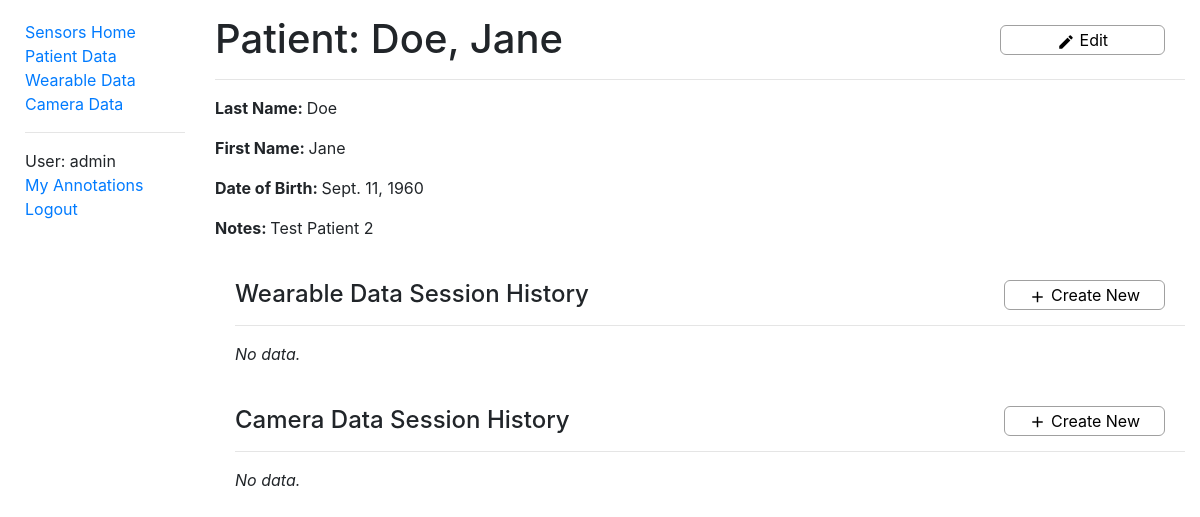
The app's page /sensors/patientdata/2 (signed in), older data.
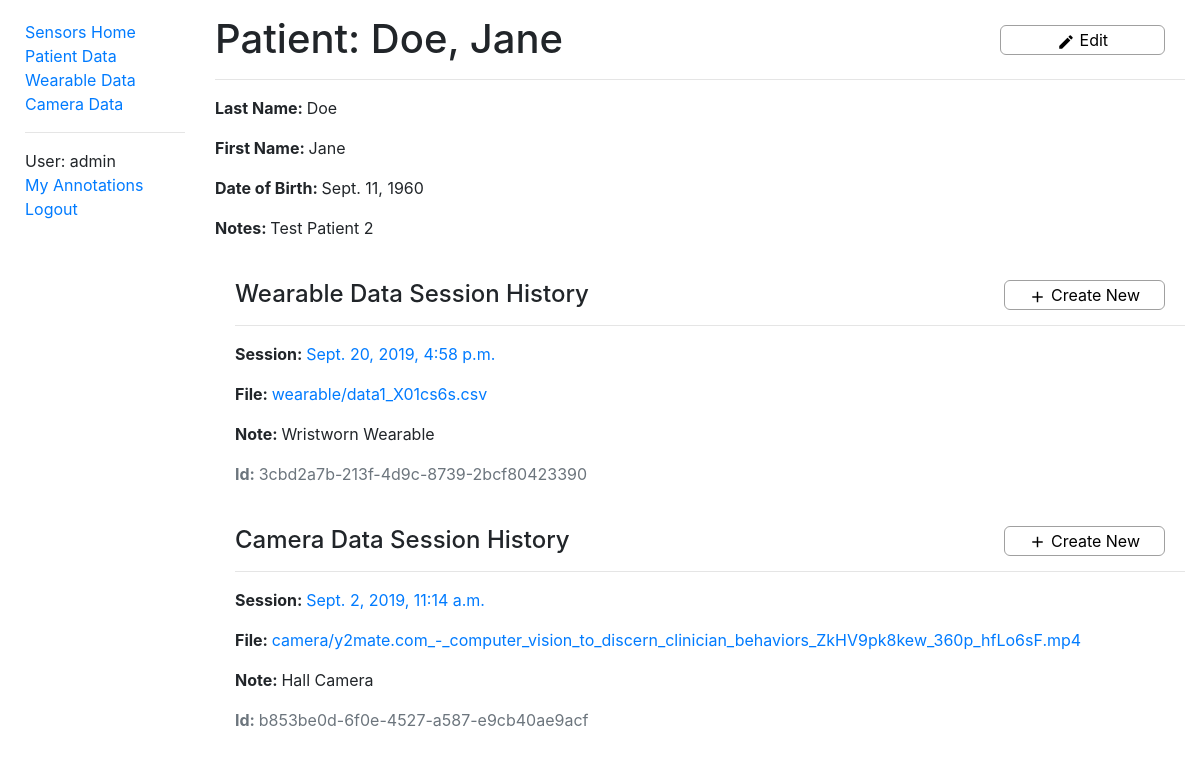
The same page, newer data.
### sensors/models.py (models this page shows, shortened)
class PatientData(models.Model):
    id = models.AutoField(primary_key=True)
    first_name = models.CharField(max_length=50, help_text='Patient first name')
    last_name = models.CharField(max_length=50, help_text='Patient last name')
    date_of_birth = models.DateField()
    notes = models.CharField(max_length=500, help_text='Notes regarding patient')
    class Meta:
        ordering = ['last_name']
        permissions = (("can_alter_patientdata", "Can create or edit patient data entries."),)
    def __str__(self):
        return f'{self.last_name}, {self.first_name}'

class WearableData(models.Model):
    id = models.UUIDField(primary_key=True, default=uuid.uuid4, help_text='Unique ID for this wearable data')
    patient = models.ForeignKey('PatientData', on_delete=models.CASCADE, null=True, related_name='wearables')
    filename = models.FileField(upload_to='wearable/')
    time = models.DateTimeField(help_text='Session date & time')
    note = models.CharField(max_length=500, help_text='Note regarding wearable data')
    class Meta:
        ordering = ['patient', '-time']
        permissions = (("can_alter_wearabledata", "Can create or edit wearable data entries."),)

class CameraData(models.Model):
    id = models.UUIDField(primary_key=True, default=uuid.uuid4, help_text='Unique ID for this wearable data')
    patient = models.ForeignKey('PatientData', on_delete=models.CASCADE, null=True, related_name='cameras')
    filename = models.FileField(upload_to='camera/')
    framerate = models.CharField(
        max_length=7,
        choices=FRAME_RATES,
        default='Film',
        help_text='Video framerate',
    )
    time = models.DateTimeField(help_text='Session date & time')
    note = models.CharField(max_length=500, help_text='Note regarding camera data')
    class Meta:
        ordering = ['patient', '-time']
        permissions = (("can_alter_cameradata", "Can create or edit camera data entries."),)

### sensors/views.py (the view)
# urls.py: re_path(r'^patientdata/(?P<pk>\d+)$', views.PatientDataDetailView.as_view(), name='patientdata-detail'),
class PatientDataDetailView(LoginRequiredMixin, generic.DetailView):
    model = PatientData

### sensors/context_processors.py (called while the page is built)
def extra_context(request):
    return {'media_url': settings.MEDIA_URL}

### sensors/templates/sensors/patientdata_detail.html
{% extends "base.html" %}
{% block content %}
  <div class="titleText">
    <h1>Patient: {{ patientdata }}</h1>
    {% if perms.sensors.can_alter_patientdata %}
      <button id="edit" class="titleButton controlButtonXL" data-toggle="tooltip" data-placement="bottom" data-trigger="hover"
            title="Edit Camera Data"><i class="material-icons buttonIconS">create</i> Edit</button>
    {% endif %}
  </div>
  <hr>
  <p><strong>Last Name: </strong>{{ patientdata.last_name }}</p>
  <p><strong>First Name: </strong>{{ patientdata.first_name }}</p>
  <p><strong>Date of Birth: </strong>{{ patientdata.date_of_birth }}</p>
  <p><strong>Notes: </strong>{{ patientdata.notes }}</p>
  <div style="margin-left:20px;margin-top:40px">
    <div class="titleText">
      <h4>Wearable Data Session History</h4>
      {% if perms.sensors.can_alter_wearabledata %}
        <button type='button' class="createNewSessionButton controlButtonXL"
                onclick='window.location.href="{% url 'create_wearabledata' patientdata.id %}"'>
          <i class="material-icons buttonIconS">add</i> Create New
        </button>
      {% endif %}
    </div>
    {% for wearable in patientdata.wearables.all %}
      <hr>
      <p><strong>Session: </strong><a href="{% url 'wearabledata-detail' wearable.id %}">{{ wearable.time }}</a></p>
      <p><strong>File: </strong><a href="{{ media_url }}{{ wearable.filename }}">{{ wearable.filename }}</a></p>
      <p><strong>Note: </strong>{{wearable.note}}</p>
      <p class='text-muted'><strong>Id: </strong>{{wearable.id}}</p>
    {% empty %}
      <hr>
      <p><em>No data.</em></p>
    {% endfor %}
  </div>
  <div style="margin-left:20px;margin-top:40px">
    <div class="titleText">
      <h4>Camera Data Session History</h4>
      {% if perms.sensors.can_alter_cameradata %}
        <button type='button' class="createNewSessionButton controlButtonXL"
                onclick='window.location.href="{% url 'create_cameradata' patientdata.id %}"'>
          <i class="material-icons buttonIconS">add</i> Create New</button>
      {% endif %}
    </div>
    {% for camera in patientdata.cameras.all %}
      <hr>
      <p><strong>Session: </strong><a href="{% url 'cameradata-detail' camera.id %}">{{ camera.time }}</a></p>
      <p><strong>File: </strong><a href="{{ media_url }}{{ camera.filename }}">{{ camera.filename }}</a></p>
      <p><strong>Note: </strong>{{camera.note}}</p>
      <p class='text-muted'><strong>Id: </strong>{{camera.id}}</p>
    {% empty %}
      <hr>
      <p><em>No data.</em></p>
    {% endfor %}
  </div>
{% endblock %}

### sensors/templates/base.html (shortened to what this page needs)
<!DOCTYPE html>
<html xmlns="http://www.w3.org/1999/xhtml" lang="en-GB" xml:lang="en-GB">
<head>
  <link rel="stylesheet"
        href="https://stackpath.bootstrapcdn.com/bootstrap/4.1.3/css/bootstrap.min.css"
>
  {% load static %}
  <link rel="stylesheet"
        href="{% static 'css/styles.css' %}">
</head>
<body>
<div class="container-fluid">
  <div class="row">
    <div class="col-sm-2">
      {% block sidebar %}
        <ul class="sidebar-nav">
          <li><a href="{% url 'index' %}">Sensors Home</a></li>
          {% if user.is_authenticated %}
            <li><a href="{% url 'patientdata' %}">Patient Data</a></li>
            <li><a href="{% url 'wearabledata' %}">Wearable Data</a></li>
            <li><a href="{% url 'cameradata' %}">Camera Data</a></li>
            <hr>
            <li>User: {{ user.get_username }}</li>
            <li><a href="{% url 'my-annotations' %}">My Annotations</a></li>
            <li><a href="{% url 'logout'%}?next={{request.path}}">Logout</a></li>
          {% else %}
            <li><a href="{% url 'login'%}?next={{request.path}}">Login</a></li>
          {% endif %}
        </ul>
      {% endblock %}
    </div>
    <div class="col-sm-10" style=margin-top:15px;padding:10">
      {% block content %}{% endblock %}
    </div>
  </div>
</div>
</body>
</html>

### sensors/static/css/styles.css (style rules this page uses)
.sidebar-nav { margin-top: 20px; margin-left: 10px; padding: 0; list-style: none; }
.titleText { position: relative; }
.titleButton { position: absolute; right: 20px; top: 10px; }
.createNewSessionButton { position: absolute; right: 20px; top: 0; }
.buttonIconS { position: relative; font-size: 18px; vertical-align: middle; }
.controlButtonXL, .controlButtonL2, .controlButtonL, .controlButtonM, .controlButtonS, .controlButtonXS, .dropDown, .dropDownS, .downloadFormatDropDown, .rewindTextValue, .otherText, .currentFrameText, .currentTimeText { display: table-cell; vertical-align: top; border: 1px solid #a0a0a0; }
.controlButtonXL, .controlButtonL2, .controlButtonL, .controlButtonM, .controlButtonS { background-color: white; height: 30px; border-radius: 6px; }
.controlButtonXL { width: 17%; min-width: 120px; }

Row changes from the older to the newer data that the page shows:
added WearableData: time "Sept. 20, 2019, 4:58 p.m.", filename "wearable/data1_X01cs6s.csv", note "Wristworn Wearable", id "3cbd2a7b-213f-4d9c-8739-2bcf80423390"
added CameraData: time "Sept. 2, 2019, 11:14 a.m.", filename "camera/y2mate.com_-_computer_vision_to_discern_clinician_behaviors_ZkHV9pk8kew_360p_hfLo6sF.mp4", note "Hall Camera", id "b853be0d-6f0e-4527-a587-e9cb40ae9acf"
Text that changed along with them:
text no longer shown: "No data. No data."
